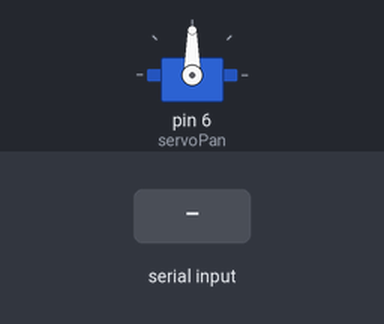
Recording of a sketch running on a simulated Arduino Uno, built with avr-gcc and run on an emulated ATmega328P. On the bench: servo. The inputs (shaded band) are chosen by the test bench.

Above: at 1.2 s.
1.3 s: "X90\n" received over Serial
At 2.5 s:
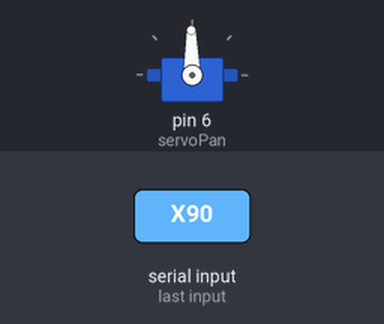
2.8 s: "X,45\n" received over Serial
At 3.9 s:
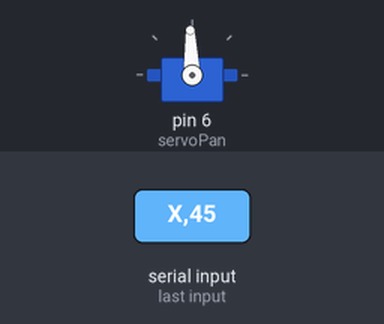
Timing chart, 0 to 5.8 s (numbered marks = the images above; inputs shaded):
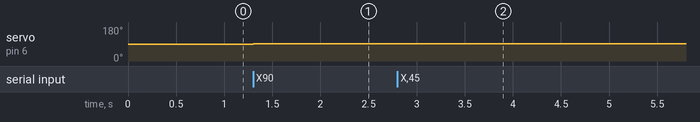

Measured:
- after the input at 1.3 s, servo on pin 6 (servoPan): 90° → 91° at once
- after the input at 2.8 s, servo on pin 6 (servoPan): 91° → 92° at once

The sketch:

pan_s.ino
```cpp
#include<Servo.h>
Servo servoPan; // Xoay ngang
int currentPos = 90;
int targetPos;
int x;
int prevX;
void setup()
{
  Serial.begin(9600);
  servoPan.attach(6); // Ngang gắn vào 6
  servoPan.write(90);
}
void Pos()
{
  if(prevX != x)
  {
    int servoX = map(x, -1, 1, 0, 180);
    targetPos = servoX; // Đặt vị trí mục tiêu mới

  }

  if (currentPos != targetPos) {
    if (currentPos < targetPos) {
      currentPos++; // Tăng góc quay lên
      if(currentPos > 180) {
        currentPos--;
      }
    } else {
      currentPos--; // Giảm góc quay xuống
      if(currentPos <= 0) {
        currentPos++;
      }
    }
    servoPan.write(currentPos); // Đặt góc quay cho servoPan

  }
}
void loop()
{
  if(Serial.available() > 0)
  {
    if(Serial.read() == 'X')
    {
      x = Serial.parseInt();
      Pos();
    }
    while(Serial.available() > 0)
    {
      Serial.read();
    }
  }
}
```
